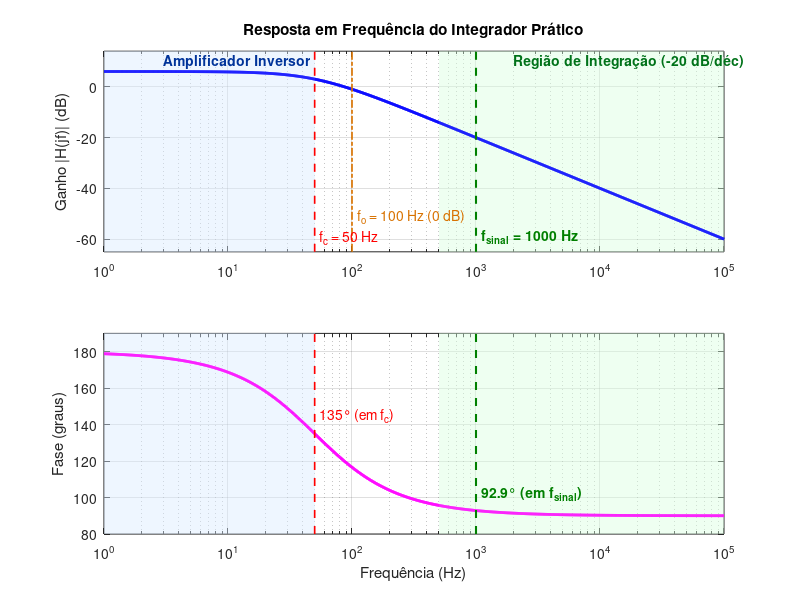

This chart was generated by the following MATLAB code:
% Parâmetros de entrada
Av = 2;           % Ganho linear do amplificador inversor na malha de feedback quando f = 0 hz (V/V)
Cf = 100e-9;      % Capacitor de feedback (integrador)
f_sinal = 1e3;    % Frequência do sinal a ser integrador

fc = f_sinal/20;  % Frequência de corte, garantindo uma região segura do integração útilde_expand

% Cálculo dos componentes
Rf = 1/(2*pi*fc*Cf);
Ri = Rf/Av;
Rp = (Ri*Rf)/(Ri+Rf);
fo = 1/(2*pi*Ri*Cf);

printf("--- Componentes do circuito ---\n\nRf -> %.3f\nRi´ -> %.3f\nRp -> %.3f\nfo -> %.3f\n", Rf, Ri, Rp, fo);

% --- Resposta em Frequência (Diagrama de Bode) ---
f = logspace(0, 5, 1000);
s = 1j * 2 * pi * f;

% Função de transferência H(s) = -Zf(s) / Ri
Zf = Rf ./ (1 + s * Rf * Cf);
H  = -Zf / Ri;

mag_dB = 20 * log10(abs(H));
fase   = rad2deg(unwrap(angle(H)));

% --- Plotagem ---
figure('Position', [100, 100, 900, 650]);

% Gráfico de Módulo (dB)
subplot(2, 1, 1);
semilogx(f, mag_dB, 'b', 'LineWidth', 2); hold on;
grid on;

y_min = min(mag_dB) - 5;
y_max = max(mag_dB) + 8;
ylim([y_min, y_max]);
xlim([min(f), max(f)]);

% Região 1: Amplificador Inversor (f <= fc)
patch([min(f) fc fc min(f)], [y_min y_min y_max y_max], ...
      [0.85 0.92 1.0], 'EdgeColor', 'none', 'FaceAlpha', 0.45);

% Região 2: Integração Útil (f >= 10*fc)
patch([10*fc max(f) max(f) 10*fc], [y_min y_min y_max y_max], ...
      [0.85 1.0 0.88], 'EdgeColor', 'none', 'FaceAlpha', 0.45);

semilogx(f, mag_dB, 'b', 'LineWidth', 2);
line([fc fc], [y_min y_max], 'Color', 'r', 'LineStyle', '--', 'LineWidth', 1.2);
line([fo fo], [y_min y_max], 'Color', [0.85 0.45 0], 'LineStyle', '-.', 'LineWidth', 1.2);
line([f_sinal f_sinal], [y_min y_max], 'Color', [0 0.5 0], 'LineStyle', '--', 'LineWidth', 1.5);

text(3, y_max - 4, 'Amplificador Inversor', 'FontWeight', 'bold', 'Color', [0 0.2 0.6]);
text(2e3, y_max - 4, 'Região de Integração (-20 dB/déc)', 'FontWeight', 'bold', 'Color', [0 0.45 0.1]);
text(fc*1.1, y_min + 6, sprintf('f_c = %.0f Hz', fc), 'Color', 'r');
text(fo*1.1, y_min + 14, sprintf('f_o = %.0f Hz (0 dB)', fo), 'Color', [0.85 0.45 0]);
text(f_sinal*1.1, y_min + 6, sprintf('f_{sinal} = %.0f Hz', f_sinal), 'Color', [0 0.5 0], 'FontWeight', 'bold');

ylabel('Ganho |H(jf)| (dB)');
title('Resposta em Frequência do Integrador Prático');

% Gráfico de Fase (Graus)
subplot(2, 1, 2);
semilogx(f, fase, 'm', 'LineWidth', 2); hold on;
grid on;
ylim([80, 190]);
xlim([min(f), max(f)]);

patch([min(f) fc fc min(f)], [80 80 190 190], ...
      [0.85 0.92 1.0], 'EdgeColor', 'none', 'FaceAlpha', 0.45);
patch([10*fc max(f) max(f) 10*fc], [80 80 190 190], ...
      [0.85 1.0 0.88], 'EdgeColor', 'none', 'FaceAlpha', 0.45);

semilogx(f, fase, 'm', 'LineWidth', 2);
line([fc fc], [80 190], 'Color', 'r', 'LineStyle', '--', 'LineWidth', 1.2);
line([f_sinal f_sinal], [80 190], 'Color', [0 0.5 0], 'LineStyle', '--', 'LineWidth', 1.5);

text(fc*1.1, 145, '135° (em f_c)', 'Color', 'r');
text(f_sinal*1.1, 102, sprintf('%.1f° (em f_{sinal})', interp1(f, fase, f_sinal)), 'Color', [0 0.5 0], 'FontWeight', 'bold');

xlabel('Frequência (Hz)');
ylabel('Fase (graus)');
